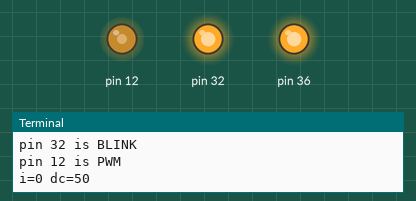
Bench run of a program on a simulated Raspberry Pi (header pin numbers). Shown: output pins drawn as LEDs (lit = HIGH), the last lines printed to the terminal. At 11.7 s the program stops and its outputs stay as they are.

Above: at 0.15 s.
At 1.37 s:
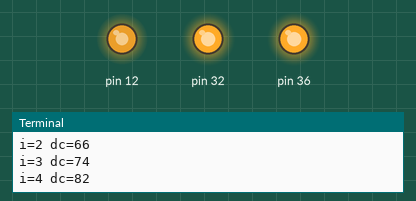
At 6.75 s:
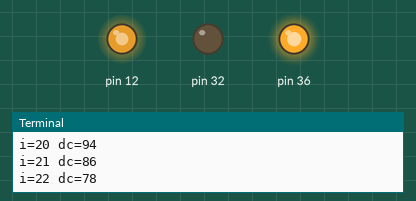
At 7.97 s:
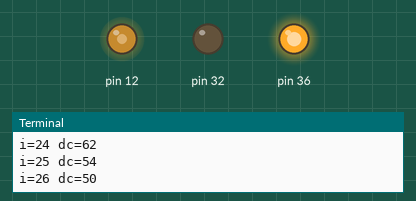
At 9.79 s:
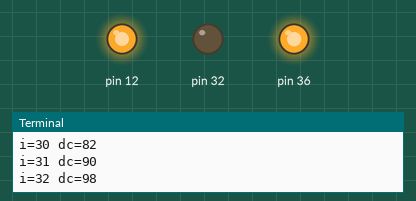
At 11.8 s:
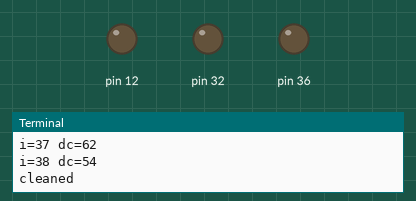
Timing chart, 0 to 13.2 s (numbered marks = the images above):
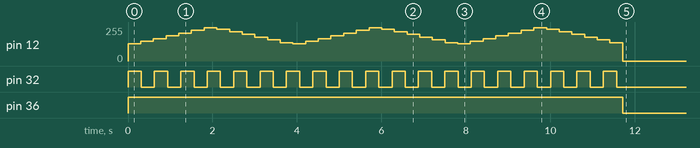

Measured:
- by itself, pin 32: alternates HIGH for 0.31 s and LOW for 0.31 s, 38 changes in all, then stays LOW
- by itself, pin 36: LOW → HIGH at 0.00 s, → LOW 11.7 s later
- by itself, pin 12: repeats every 3.9 s: 148/255 0.30 s, 168/255 0.30 s, 189/255 0.30 s, 209/255 0.30 s, 230/255 0.30 s, 250/255 0.30 s, 240/255 0.30 s, 219/255 0.30 s, 199/255 0.30 s, 179/255 0.30 s, 158/255 0.30 s, 138/255 0.30 s, 128/255 0.30 s

The program:

gpio1.py
```python
import RPi.GPIO as GPIO
import time

LED=None
BLINK=None
PWM = None
blink = None
pwm = None

LED = 36			#pin no. as per BOARD, GPIO18 as per BCM
BLINK = 32
PWM = 12

runtime = 10

def setout(pin):
    GPIO.setup(pin, GPIO.OUT)
    print( 'pin ' + str(pin) + ' is OUT' )

#set up GPIO using BCM numbering
GPIO.setmode(GPIO.BOARD)
try:
    if LED:
        setout(LED)	#set GPIO as output
    if BLINK:
        setout(BLINK)	#set GPIO as output
    if PWM:
        setout(PWM)	#set GPIO as output

    if LED:
        GPIO.output(LED, GPIO.HIGH)
        print('pin ' + str(LED) + ' is high')

    # on
        # GPIO.output(PWM, GPIO.HIGH)
        # print('pin ' + str(PWM) + ' is high')
        # time.sleep(runtime)
    if BLINK:
        blink = GPIO.PWM(BLINK, 1.6)
        blink.start(50)
        print('pin ' + str(BLINK) + ' is BLINK')
        if not PWM:
            time.sleep(runtime)
    if PWM:
        pwm = GPIO.PWM(PWM, 500)
        print('pin ' + str(PWM) + ' is PWM')
        step = 8
        sleeptime = 0.3
        n = runtime / sleeptime
        i=0
        pwm.start(100)
        # pwm.ChangeDutyCycle(100.0)
        # time.sleep(runtime)
        while i<n:
            for dc in range(-50, 50, step):
                adc = 100-abs(dc)
                pwm.ChangeDutyCycle(adc)
                print( 'i=' + str(i) + " dc="+str(adc))
                time.sleep(sleeptime)
                i=i+1


except KeyboardInterrupt:
    pass
finally:
    GPIO.output(LED, GPIO.LOW)
    if LED:
        GPIO.output(LED, GPIO.LOW)
    if not blink is None:
        blink.stop()
    if pwm:
        pwm.stop()
    GPIO.cleanup()
    print('cleaned')
```
